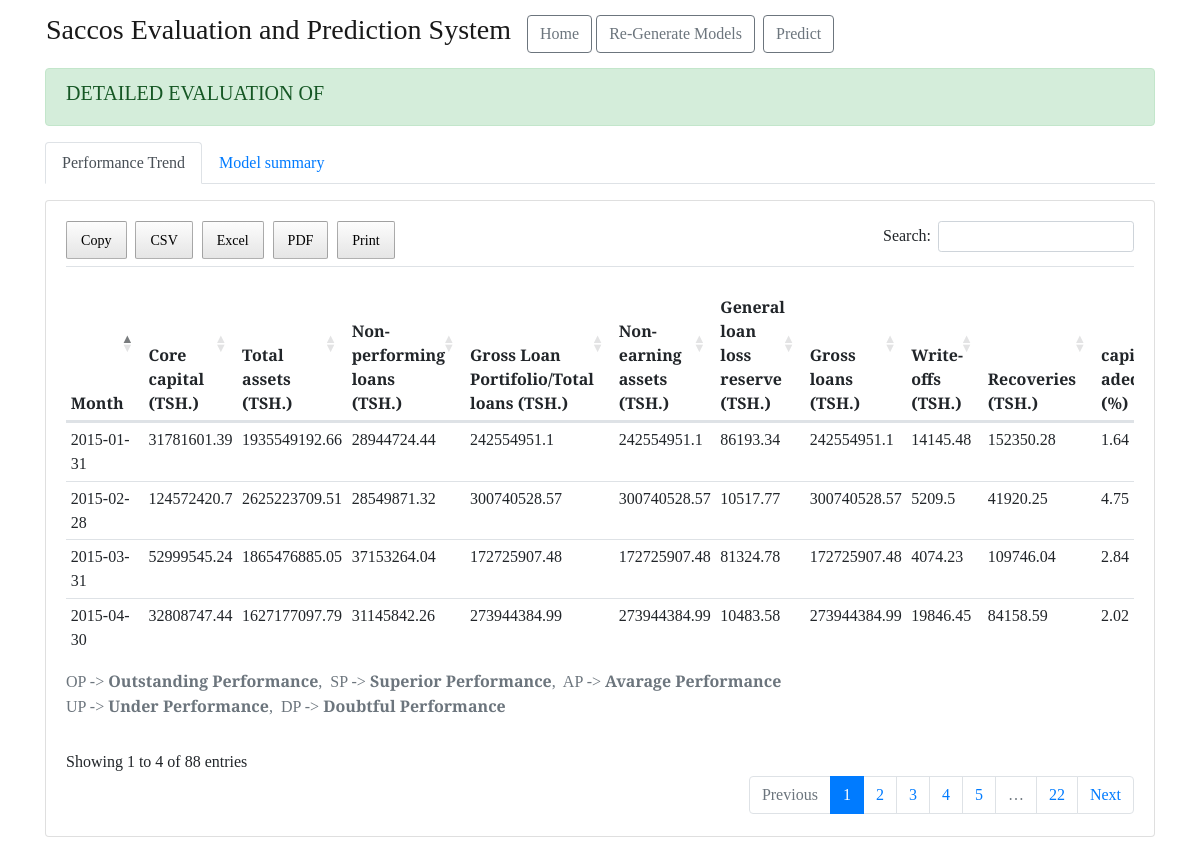
/saccos/4, run on the app's committed database.
### saccoss_prediction/models.py (models this page shows)
class Evaluations(db.Model):
    ev_id = db.Column(db.Integer, primary_key=True)
    month = db.Column(db.Date)
    cc = db.Column(db.Float)
    ta = db.Column(db.Float)
    npl = db.Column(db.Float)
    glp_tl = db.Column(db.Float)
    nea = db.Column(db.Float)
    gllr = db.Column(db.Float)
    gl = db.Column(db.Float)
    wo = db.Column(db.Float)
    rcv = db.Column(db.Float)
    capital_adequacy = db.Column(db.Float)
    asset_quality_01 = db.Column(db.Float)
    asset_quality_02 = db.Column(db.Float)
    asset_quality_03 = db.Column(db.Float)
    asset_quality_04 = db.Column(db.Float)
    capital_adequacy_Rating_Status = db.Column(db.String(1000))
    asset_quality_01_Rating_Status = db.Column(db.String(1000))
    asset_quality_02_Rating_Status = db.Column(db.String(1000))
    asset_quality_03_Rating_Status = db.Column(db.String(1000))
    asset_quality_04_Rating_Status = db.Column(db.String(1000))
    saccoss_id = db.Column(
        db.Integer, db.ForeignKey('saccos.id'), nullable=False)

### saccoss_prediction/main.py (the view)
@main.route("/saccos/<int:saccos_id>", methods=['GET'])
def view_saccos(saccos_id):
    try:
        saccos = Saccos.query.filter_by(id=saccos_id).first_or_404()
    except:
        flash('No such saccos!', 'info')
        return redirect(url_for('main.index'))
    filename = saccos.current_name.lower()
    filename = filename.replace(" ", "_")
    filename = filename+'.csv'
    try:
        clean_sample = pd.read_csv(
            UPLOAD_FOLDER+"/" + saccos.current_name.lower()+'/clean_'+filename, sep='\t')
        capital = pd.read_csv(MODELS_PICS_FOLDER+"/" +
                              saccos.current_name.lower()+"/capital-adequacy.csv", sep='\t')
        asset_1 = pd.read_csv(MODELS_PICS_FOLDER+"/" +
                              saccos.current_name.lower()+"/asset-quality-01.csv", sep='\t')
        asset_2 = pd.read_csv(MODELS_PICS_FOLDER+"/" +
                              saccos.current_name.lower()+"/asset-quality-02.csv", sep='\t')
        asset_3 = pd.read_csv(MODELS_PICS_FOLDER+"/" +
                              saccos.current_name.lower()+"/asset-quality-03.csv", sep='\t')
        asset_4 = pd.read_csv(MODELS_PICS_FOLDER+"/" +
                              saccos.current_name.lower()+"/asset-quality-04.csv", sep='\t')
    except FileNotFoundError:
        flash(Markup('You are not yet done, please visit <a href="' + url_for('generate_model.generate') +
                     '" class="alert-link"> here </a> to generate model for this saccoss'), 'info')
        return redirect(url_for('main.index'))
    except pd.errors.EmptyDataError:
        flash(message='Oops!, some important files has no data', category='danger')
        return redirect(url_for('main.index'))
    except pd.errors.ParserError:
        flash(message='Oops!, parser error', category='danger')
        return redirect(url_for('main.index'))
    except Exception as e:
        flash(message=e, category='danger')
        return redirect(url_for('main.index'))
    title = 'SEPS - ' + saccos.current_name
    return render_template(
        'view_saccos.html',
        title=title, saccos=saccos,
        outcomes=OUTCOME_NAMES, data=clean_sample, capital=capital,
        asset_1=asset_1, asset_2=asset_2, asset_3=asset_3, asset_4=asset_4
    )

### saccoss_prediction/templates/view_saccos.html (shortened to what this page needs)
{% extends "base.html" %} {% block head %} {{ super() }}
<link
  rel="stylesheet"
  href="{{ url_for('static', filename= 'extended_beauty.css') }}"
/>
{% endblock %} {% block content %}
<div class="page">
  <div class="container">
    <div class="alert alert-success" role="alert">
      <h5>{{ 'DETAILED EVALUATION OF %s' % saccos.name }}</h5>
    </div>
    <ul class="nav nav-tabs mb-3" id="ex1" role="tablist">
      <li class="nav-item" role="presentation">
        <a
          class="nav-link active"
          id="ex1-tab-1"
          data-toggle="tab"
          data-mdb-toggle="tab"
          href="#ex1-tabs-1"
          role="tab"
          aria-controls="ex1-tabs-1"
          aria-selected="true"
          >Performance Trend</a
        >
      </li>
      <li class="nav-item" role="presentation">
        <a
          class="nav-link"
          id="ex1-tab-2"
          data-toggle="tab"
          data-mdb-toggle="tab"
          href="#ex1-tabs-2"
          role="tab"
          aria-controls="ex1-tabs-2"
          aria-selected="false"
          >Model summary</a
        >
      </li>
    </ul>
    <div class="tab-content" id="ex1-content">
      <div
        class="tab-pane fade show active"
        id="ex1-tabs-1"
        role="tabpanel"
        aria-labelledby="ex1-tab-1"
      >
        <div class="card mb-2">
          <div class="card-body">
            <div class="table-responsive">
              <table class="table table-sm" id="dataTable">
                <caption>
                  OP ->
                  <strong>Outstanding Performance</strong
                  >,&nbsp; SP ->
                  <strong>Superior Performance</strong
                  >,&nbsp; AP ->
                  <strong>Avarage Performance</strong
                  ><br />
                  UP ->
                  <strong>Under Performance</strong
                  >,&nbsp; DP ->
                  <strong>Doubtful Performance</strong
                  ><br />
                </caption>
                <thead>
                  <tr>
                    <th scope="col">Month</th>
                    <th scope="col">Core capital (TSH.)</th>
                    <th scope="col">Total assets (TSH.)</th>
                    <th scope="col">Non-performing loans (TSH.)</th>
                    <th scope="col">
                      Gross Loan Portifolio/Total loans (TSH.)
                    </th>
                    <th scope="col">Non-earning assets (TSH.)</th>
                    <th scope="col">General loan loss reserve (TSH.)</th>
                    <th scope="col">Gross loans (TSH.)</th>
                    <th scope="col">Write-offs (TSH.)</th>
                    <th scope="col">Recoveries (TSH.)</th>
                    <th scope="col">capital-adequacy (%)</th>
                  </tr>
                </thead>
                <tbody>
                  {% for e in saccos.evaluations %}
                  <tr>
                    <td>{{ e.month.strftime("%Y-%m-%d") }}</td>
                    <td>{{ e.cc }}</td>
                    <td>{{ e.ta }}</td>
                    <td>{{ e.npl }}</td>
                    <td>{{ e.glp_tl }}</td>
                    <td>{{ e.nea }}</td>
                    <td>{{ e.gllr }}</td>
                    <td>{{ e.gl }}</td>
                    <td>{{ e.wo }}</td>
                    <td>{{ e.rcv }}</td>
                    <td>{{ e.capital_adequacy }}</td>
                  </tr>
                  {% endfor %}
                </tbody>
              </table>
            </div>
          </div>
        </div>
      </div>
    </div>
  </div>
</div>
{% endblock %}

### saccoss_prediction/templates/base.html (shortened to what this page needs)
<!DOCTYPE html>
<html lang="en">
  <head>
    {% block head %}
    <link
      rel="stylesheet"
      href="{{ url_for('static', filename= 'beauty.css') }}"
    />
    <link
      rel="stylesheet"
      href="{{ url_for('static', filename= 'bootstrap/bootstrap.min.css') }}"
    />
    <link
      rel="stylesheet"
      href="{{ url_for('static', filename= 'dataTables.bootstrap4.css') }}"
    />
    <link
      rel="stylesheet"
      href="{{ url_for('static', filename= 'buttons.dataTables.min.css') }}"
    />
    {% endblock %}
  </head>
  <body>
    <nav class="navbar navbar-expand-lg navbar-light container">
      <a class="navbar-brand" href="{{ url_for('main.index') }}">
        <h3>Saccos Evaluation and Prediction System</h3>
      </a>
      <div class="collapse navbar-collapse" id="navbarSupportedContent">
        <ul class="navbar-nav mr-auto">
          <li class="nav-item active">
            <a
              href="{{ url_for('main.index') }}"
              class="btn btn-outline-secondary"
              role="button"
              aria-pressed="true"
              >Home</a
            >
          </li>
          <li class="nav-item">
            <a
              href="{{ url_for('generate_model.generate') }}"
              class="btn btn-outline-secondary mx-sm-1"
              role="button"
              >Re-Generate Models</a
            >
          </li>
          <li class="nav-item">
            <a
              href="{{ url_for('main.do_predict') }}"
              class="btn btn-outline-secondary mx-sm-1"
              role="button"
              >Predict</a
            >
          </li>
        </ul>
      </div>
    </nav>
    {% block content %} {% endblock %}
  </body>
</html>

### saccoss_prediction/static/beauty.css (style rules this page uses)
* { font-family: "Arvo", serif; }

### data on the page
Evaluations: month "2015-01-31", cc "31781601.39", ta "1935549192.66", npl "28944724.44", glp_tl "242554951.1", nea "242554951.1", gllr "86193.34", gl "242554951.1", wo "14145.48", rcv "152350.28", capital_adequacy "1.64"
Evaluations: month "2015-02-28", cc "124572420.7", ta "2625223709.51", npl "28549871.32", glp_tl "300740528.57", nea "300740528.57", gllr "10517.77", gl "300740528.57", wo "5209.5", rcv "41920.25", capital_adequacy "4.75"
Evaluations: month "2015-03-31", cc "52999545.24", ta "1865476885.05", npl "37153264.04", glp_tl "172725907.48", nea "172725907.48", gllr "81324.78", gl "172725907.48", wo "4074.23", rcv "109746.04", capital_adequacy "2.84"
Evaluations: month "2015-04-30", cc "32808747.44", ta "1627177097.79", npl "31145842.26", glp_tl "273944384.99", nea "273944384.99", gllr "10483.58", gl "273944384.99", wo "19846.45", rcv "84158.59", capital_adequacy "2.02"

### other printed values
{{ 'DETAILED EVALUATION OF %s' % saccos.name }} "DETAILED EVALUATION OF"
